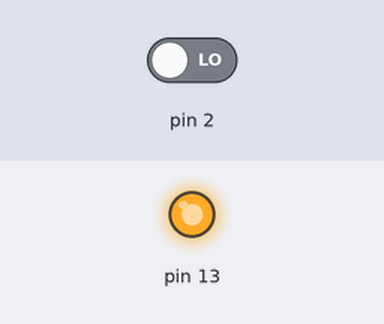
The sketch below on a simulated Arduino Uno, built with avr-gcc and run on an emulated ATmega328P. On the bench: output pins drawn as LEDs (lit = HIGH). The test bench sets the inputs (shaded band); at power-on: pin 2 LOW.

Above: at 1.2 s.
1.3 s: pin 2 driven HIGH
At 4.2 s:
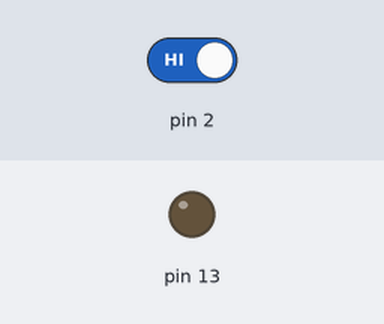
Timing chart, 0 to 10.3 s (numbered marks = the images above; inputs shaded):
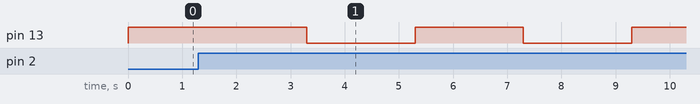

The sketch:

Switch1.ino
```cpp
void setup() {
  Serial.begin(9600);
    pinMode(13, OUTPUT);
}

void loop() {
    boolean sw = digitalRead(2);
    //Serial.println(sw);
    if(sw){
      delay(2000);
      digitalWrite(13, !sw);
      delay(2000);
    }
    digitalWrite(13, HIGH);
}
```

Measured:
- after the input at 1.3 s, pin 13: alternates HIGH for 2.0 s and LOW for 2.0 s, starting after 2.0 s
